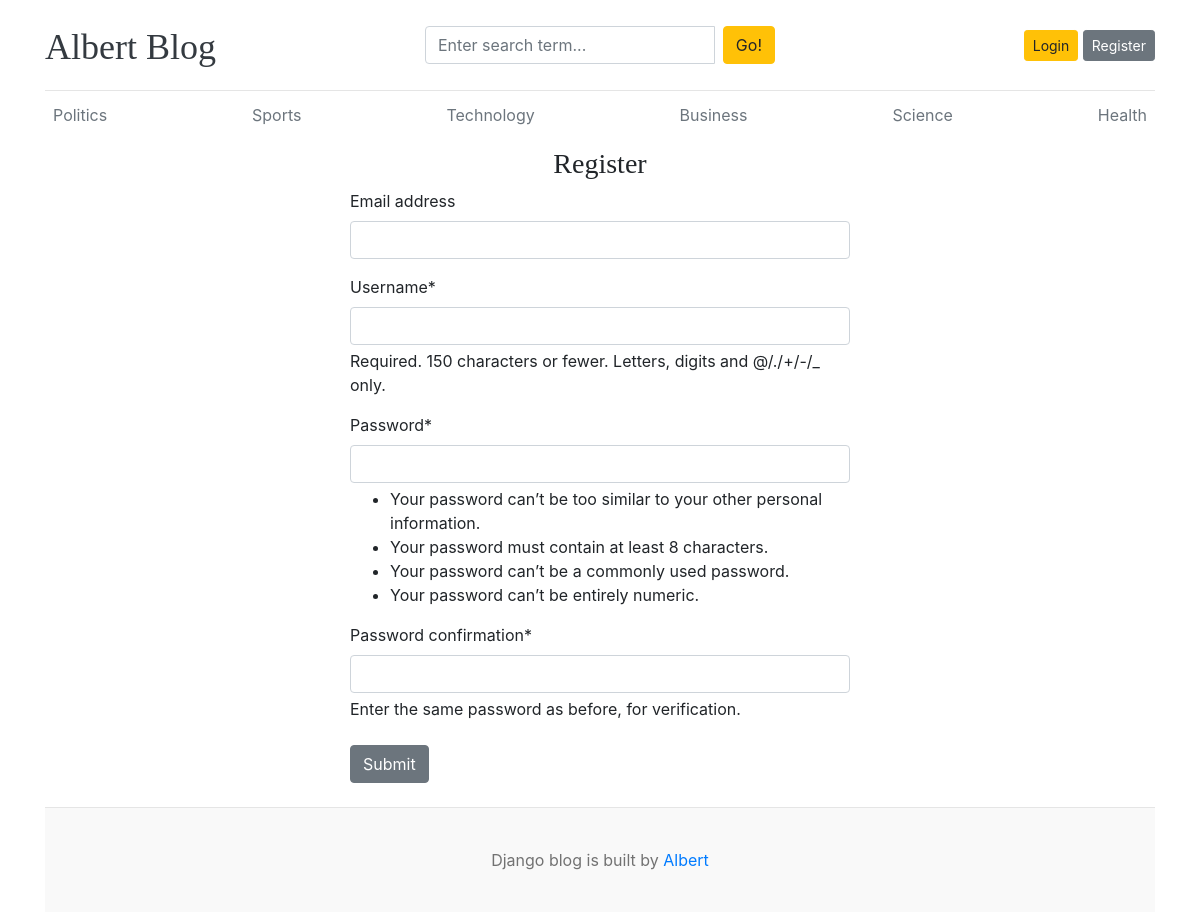
Screenshot of /register/ with the database file from the repository.
### blogs/models.py (models this page shows, shortened)
class Category(models.Model):
    category_name = models.CharField(max_length=50, unique=True)
    created_at = models.DateTimeField(auto_now_add=True)
    updated_at = models.DateTimeField(auto_now=True)
    class Meta:
        verbose_name_plural = 'categories'

### blogs/views.py (the view, shortened to what this page needs)
# urls.py: path('register/', views.register_user, name='register'),
def register_user(request):
    form = RegistrationForm()
    return render(request, 'blogs/register.html', {'form': form})

### blogs/forms.py
class RegistrationForm(UserCreationForm):
    class Meta:
        model = User
        fields = ('email', 'username', 'password1', 'password2')

### blogs/context_processors.py (called while the page is built)
def get_categories(request):
    categories = Category.objects.all()
    return {'categories': categories}

def get_social_links(request):
    social_links = SocialLink.objects.all()
    return {'social_links': social_links}

### templates/blogs/register.html (shortened to what this page needs)
{% extends 'blogs/base.html' %}
{% block content %}
    {% load crispy_forms_tags %}
    <h3 class="text-center">Register</h3>
    <form action="{% url 'register' %}" method="POST" style="width:500px; margin:auto;">
        {{ form | crispy }}
        <button type="submit" class="mt-2 mb-4 btn btn-secondary">Submit</button>
    </form>
{% endblock %}

### templates/blogs/base.html (shortened to what this page needs)
{% load static %}
<!DOCTYPE html>
<html lang="en">
<head>
    <link rel="stylesheet" href="https://cdn.jsdelivr.net/npm/bootstrap@4.6.2/dist/css/bootstrap.min.css">
    <link href="{% static 'css/blog.css' %}" rel="stylesheet">
    <link rel="stylesheet" href="https://cdnjs.cloudflare.com/ajax/libs/font-awesome/4.7.0/css/font-awesome.min.css">
  </head>
<body>
    <div class="container">
      <header class="blog-header py-3">
        <div class="row flex-nowrap justify-content-between align-items-center">
          <div class="col-4 pt-1">
            <a class="blog-header-logo text-dark" href="{% url 'home' %}">Albert Blog</a>
          </div>
          <div class="col-4">
            <form action="{% url 'search' %}" method="GET">
              <div class="input-group">
                <input class="form-control" type="text" name="query" value="{{ query }}" placeholder="Enter search term..." aria-label="Enter search term..." aria-describedby="button-search" />
                <button type="submit" class="ml-2 btn btn-warning" id="button-search" type="button">Go!</button>
            </div>
            </form>
          </div>
          <div class="col-4 d-flex justify-content-end align-items-center">
            {% if not user.is_authenticated %}
                <a class="btn btn-sm btn-warning" href="{% url 'login' %}">Login</a> &nbsp;
                <a class="btn btn-sm btn-secondary" href="{% url 'register' %}">Register</a>
            {% else %}
                <span><a href="{% url 'dashboard' %}" class="btn btn-sm btn-secondary">Dashboard</a></span>
                &emsp;
                <span><a href="{% url 'logout' %}" class="btn btn-sm btn-warning">Logout</a></span>
                <span class="ml-3">Hi {{ user }}</span>
            {% endif %}
          </div>
        </div>
      </header>
      <div class="nav-scroller py-1 mb-2">
        <nav class="nav d-flex justify-content-between">
          {% for category in categories %}
            <a class="p-2 text-muted" href="{% url 'posts_by_category' category.id %}">{{ category.category_name }}</a>
          {% endfor %}
        </nav>
      </div>
    {% block content %}
    {% endblock %}
    <footer class="blog-footer">
        <p>Django blog is built by <a href="#">Albert</a></p>
    </footer>
    </body>
</html>

### blog/static/css/blog.css (style rules this page uses)
.blog-header { border-bottom: 1px solid #e5e5e5; }
.blog-header-logo { font-family: "Playfair Display", Georgia, "Times New Roman", serif; font-size: 2.25rem; }
h1, h2, h3, h4, h5, h6 { font-family: "Playfair Display", Georgia, "Times New Roman", serif; }
.blog-footer { padding: 2.5rem 0; color: #727272; text-align: center; background-color: #f9f9f9; border-top: .05rem solid #e5e5e5; }
.blog-footer p:last-child { margin-bottom: 0; }

### rows the page displays
Category: category_name "Politics"
Category: category_name "Sports"
Category: category_name "Technology"
Category: category_name "Business"
Category: category_name "Science"
Category: category_name "Health"
